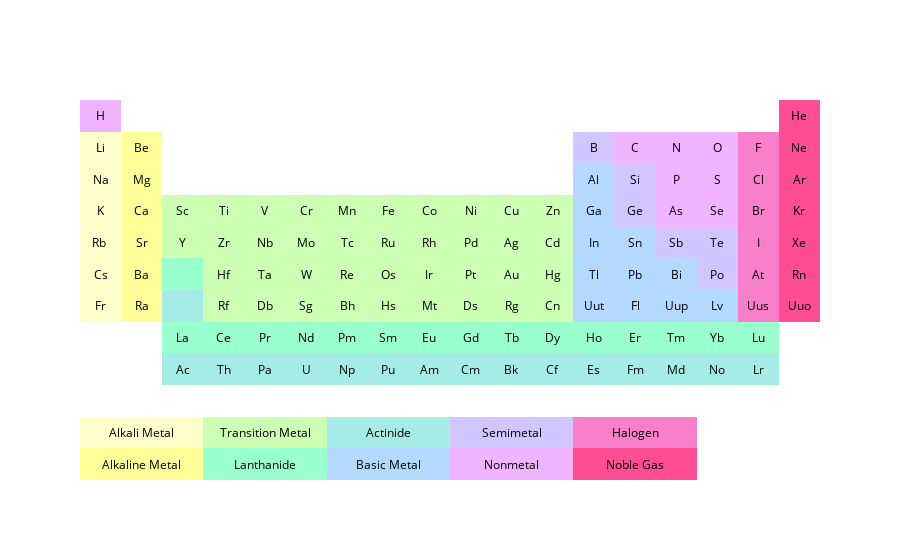

Source (notebook cell):
### Code cell
# Add Periodic Table Data
symbol = [['H', '', '', '', '', '', '', '', '', '', '', '', '', '', '', '', '', 'He'],
         ['Li', 'Be', '', '', '', '', '', '', '', '', '', '', 'B', 'C', 'N', 'O', 'F', 'Ne'],
         ['Na', 'Mg', '', '', '', '', '', '', '', '', '', '', 'Al', 'Si', 'P', 'S', 'Cl', 'Ar'],
         ['K', 'Ca', 'Sc', 'Ti', 'V', 'Cr', 'Mn', 'Fe', 'Co', 'Ni', 'Cu', 'Zn', 'Ga', 'Ge', 'As', 'Se', 'Br', 'Kr'],
         ['Rb ', 'Sr', 'Y', 'Zr', 'Nb', 'Mo', 'Tc', 'Ru', 'Rh', 'Pd', 'Ag', 'Cd', 'In', 'Sn', 'Sb', 'Te', 'I', 'Xe' ],
         ['Cs', 'Ba', '', 'Hf', 'Ta', 'W', 'Re', 'Os', 'Ir', 'Pt', 'Au', 'Hg', 'Tl', 'Pb', 'Bi', 'Po', 'At', 'Rn' ],
         ['Fr', 'Ra', '', 'Rf', 'Db', 'Sg', 'Bh', 'Hs', 'Mt', 'Ds', 'Rg', 'Cn', 'Uut', 'Fl', 'Uup', 'Lv', 'Uus', 'Uuo'],
         ['', '', 'La', 'Ce', 'Pr', 'Nd', 'Pm', 'Sm', 'Eu', 'Gd', 'Tb', 'Dy', 'Ho', 'Er', 'Tm', 'Yb', 'Lu', ''],
         ['', '', 'Ac', 'Th', 'Pa', 'U', 'Np', 'Pu', 'Am', 'Cm', 'Bk', 'Cf', 'Es', 'Fm', 'Md', 'No', 'Lr', '' ],
         ['', '', '', '', '', '', '', '', '', '', '', '', '', '', '', '', '', ''],
         ['', 'Alkali Metal', '', '', 'Transition Metal', '', '', 'Actinide', '', '', 'Semimetal', '', '', 'Halogen', '', '', '', ''],
         ['', 'Alkaline Metal', '', '', 'Lanthanide', '', '', 'Basic Metal', '', '', 'Nonmetal', '', '', 'Noble Gas', '', '', '', '']]

element = [['Hydrogen', '', '', '', '', '', '', '', '', '', '', '', '', '', '', '', '', 'Helium'],
           ['Lithium', 'Beryllium', '', '', '', '', '', '', '', '', '', '', 'Boron', 'Carbon', 'Nitrogen', 'Oxygen', 'Fluorine', 'Neon'],
           ['Sodium', 'Magnesium', '', '', '', '', '', '', '', '', '', '', 'Aluminium', 'Silicon', 'Phosphorus', 'Sulfur', 'Chlorine', ' Argon'],
           ['Potassium', ' Calcium', ' Scandium', ' Titanium', ' Vanadium', ' Chromium',  'Manganese', 'Iron', 'Cobalt', 'Nickel', 'Copper', 'Zinc', 'Gallium', 'Germanium', 'Arsenic', 'Selenium', 'Bromine', 'Krypton'],
           ['Rubidium', 'Strontium', 'Yttrium', 'Zirconium', 'Niobium', 'Molybdenum', 'Technetium', 'Ruthenium', 'Rhodium', 'Palladium', 'Silver', 'Cadmium', 'Indium', 'Tin', 'Antimony', 'Tellurium', 'Iodine', 'Xenon'],
           [' Cesium', ' Barium', '',  'Hafnium', 'Tantalum', 'Tungsten', 'Rhenium', 'Osmium', 'Iridium', 'Platinum', 'Gold', 'Mercury', 'Thallium', 'Lead', 'Bismuth', 'Polonium', 'Astatine', 'Radon'],
           [' Francium', ' Radium', '', 'Rutherfordium','Dubnium','Seaborgium','Bohrium','Hassium','Meitnerium','Darmstadtium','Roentgenium','Copernicium','Ununtrium','Ununquadium','Ununpentium','Ununhexium','Ununseptium','Ununoctium'],
           ['', '',  'Lanthanum', 'Cerium', 'Praseodymium', 'Neodymium', 'Promethium', 'Samarium', 'Europium', 'Gadolinium', 'Terbium', 'Dysprosium', 'Holmium', 'Erbium', 'Thulium', 'Ytterbium', 'Lutetium', ''],
           ['', '', 'Actinium', 'Thorium', 'Protactinium', 'Uranium', 'Neptunium', 'Plutonium', 'Americium', 'Curium', 'Berkelium', 'Californium', 'Einsteinium','Fermium' ,'Mendelevium', 'Nobelium', 'Lawrencium', '' ],
           ['', '', '', '', '', '', '', '', '', '', '', '', '', '', '', '', '', ''],
           ['', '', '', '', '', '', '', '', '', '', '', '', '', '', '', '', '', ''],
           ['', '', '', '', '', '', '', '', '', '', '', '', '', '', '', '', '', '']]

atomic_mass = [[ 1.00794, .0, .0, .0, .0, .0, .0, .0, .0, .0, .0, .0, .0, .0, .0, .0, .0,  4.002602],
     [ 6.941, 9.012182, .0, .0, .0, .0, .0, .0, .0, .0, .0, .0,  10.811, 12.0107, 14.0067, 15.9994, 18.9984032, 20.1797],
     [ 22.98976928, 24.3050, .0, .0, .0, .0, .0, .0, .0, .0, .0, .0,  26.9815386, 28.0855, 30.973762, 32.065, 35.453, 39.948],
     [ 39.0983, 40.078, 44.955912, 47.867, 50.9415, 51.9961, 54.938045, 55.845, 58.933195, 58.6934, 63.546, 65.38, 69.723, 72.64, 74.92160, 78.96, 79.904, 83.798],
     [ 85.4678, 87.62, 88.90585, 91.224, 92.90638, 95.96, 98, 101.07, 102.90550, 106.42, 107.8682, 112.411, 114.818, 118.710, 121.760, 127.60, 126.90447, 131.293],
     [ 132.9054519, 137.327, .0, 178.49, 180.94788, 183.84, 186.207, 190.23, 192.217, 195.084, 196.966569, 200.59, 204.3833, 207.2, 208.98040, 209, 210, 222],
     [223, 226, .0, 267, 268, 271, 272, 270, 276, 281, 280, 285, 284, 289, 288, 293, 'unknown', 294],
     [.0, .0, 138.90547, 140.116, 140.90765, 144.242, 145, 150.36, 151.964, 157.25, 158.92535, 162.500, 164.93032, 167.259, 168.93421, 173.054, 174.9668, .0],
     [.0, .0, 227, 232.03806, 231.03588, 238.02891, 237, 244, 243, 247, 247, 251, 252, 257, 258, 259, 262, .0],
     [.0, .0, .0, .0, .0, .0, .0, .0, .0, .0, .0, .0, .0, .0, .0, .0, .0, .0],
     [.0, .0, .0, .0, .0, .0, .0, .0, .0, .0, .0, .0, .0, .0, .0, .0, .0, .0],
     [.0, .0, .0, .0, .0, .0, .0, .0, .0, .0, .0, .0, .0, .0, .0, .0, .0, .0]]

z = [[.8, .0, .0, .0, .0, .0, .0, .0, .0, .0, .0, .0, .0, .0, .0, .0, .0, 1.],
     [.1, .2, .0, .0, .0, .0, .0, .0, .0, .0, .0, .0, .7, .8, .8, .8, .9, 1.],
     [.1, .2, .0, .0, .0, .0, .0, .0, .0, .0, .0, .0, .6, .7, .8, .8, .9, 1],
     [.1, .2, .3, .3, .3, .3, .3, .3, .3, .3, .3, .3, .6, .7, .8, .8, .9, 1.],
     [.1, .2, .3, .3, .3, .3, .3, .3, .3, .3, .3, .3, .6, .6, .7, .7, .9, 1.],
     [.1, .2, .4, .3, .3, .3, .3, .3, .3, .3, .3, .3, .6, .6, .6, .7, .9, 1.],
     [.1, .2, .5, .3, .3, .3, .3, .3, .3, .3, .3, .3, .6, .6, .6, .6, .9, 1.],
     [.0, .0, .4, .4, .4, .4, .4, .4, .4, .4, .4, .4, .4, .4, .4, .4, .4, .0],
     [.0, .0, .5, .5, .5, .5, .5, .5, .5, .5, .5, .5, .5, .5, .5, .5, .5, .0],
     [.0, .0, .0, .0, .0, .0, .0, .0, .0, .0, .0, .0, .0, .0, .0, .0, .0, .0],
     [.1, .1, .1, .3, .3, .3, .5, .5, .5, .7, .7, .7, .9, .9, .9, .0, .0, .0],
     [.2, .2, .2, .4, .4, .4, .6, .6, .6, .8, .8, .8, 1., 1., 1., .0, .0, .0]]

# Display element name and atomic mass on hover
hover=[]
for x in range(len(symbol)):
    hover.append([i + '<br>' + 'Atomic Mass: ' + str(j) 
                      for i, j in zip(element[x], atomic_mass[x])])

# Invert Matrices
symbol = symbol[::-1]
hover = hover[::-1]
z = z[::-1]

# Set Colorscale
colorscale=[[0.0, 'rgb(255,255,255)'], [.2, 'rgb(255, 255, 153)'],
            [.4, 'rgb(153, 255, 204)'], [.6, 'rgb(179, 217, 255)'],
            [.8, 'rgb(240, 179, 255)'],[1.0, 'rgb(255, 77, 148)']]

# Make Annotated Heatmap
fig = ff.create_annotated_heatmap(z, annotation_text=symbol, text=hover,
                                 colorscale=colorscale, font_colors=['black'], hoverinfo='text')
#fig.update_layout(title_text='Periodic Table')
plotly_plot(fig)

### Figure 1 — Plotly figure (JSON) as saved in the notebook; plotly's stock layout.template omitted (floating-point values rounded to 4 significant figures; data arrays with more than 128 entries replaced by an {"elided": "..."} marker saying what was removed)
{"data": [{"colorscale": [[0, "rgb(255,255,255)"], [0.2, "rgb(255, 255, 153)"], [0.4, "rgb(153, 255, 204)"], [0.6, "rgb(179, 217, 255)"], [0.8, "rgb(240, 179, 255)"], [1, "rgb(255, 77, 148)"]], "hoverinfo": "text", "reversescale": false, "showscale": false, "text": {"elided": "12x18 str values"}, "type": "heatmap", "uid": "8e41499e-6116-4e9a-b7da-ded0f22d65ab", "z": {"elided": "12x18 float values"}}], "layout": {"annotations": [{"font": {"color": "black"}, "showarrow": false, "text": "", "x": 0, "xref": "x", "y": 0, "yref": "y"}, {"font": {"color": "black"}, "showarrow": false, "text": "Alkaline Metal", "x": 1, "xref": "x", "y": 0, "yref": "y"}, {"font": {"color": "black"}, "showarrow": false, "text": "", "x": 2, "xref": "x", "y": 0, "yref": "y"}, {"font": {"color": "black"}, "showarrow": false, "text": "", "x": 3, "xref": "x", "y": 0, "yref": "y"}, {"font": {"color": "black"}, "showarrow": false, "text": "Lanthanide", "x": 4, "xref": "x", "y": 0, "yref": "y"}, {"font": {"color": "black"}, "showarrow": false, "text": "", "x": 5, "xref": "x", "y": 0, "yref": "y"}, {"font": {"color": "black"}, "showarrow": false, "text": "", "x": 6, "xref": "x", "y": 0, "yref": "y"}, {"font": {"color": "black"}, "showarrow": false, "text": "Basic Metal", "x": 7, "xref": "x", "y": 0, "yref": "y"}, {"font": {"color": "black"}, "showarrow": false, "text": "", "x": 8, "xref": "x", "y": 0, "yref": "y"}, {"font": {"color": "black"}, "showarrow": false, "text": "", "x": 9, "xref": "x", "y": 0, "yref": "y"}, {"font": {"color": "black"}, "showarrow": false, "text": "Nonmetal", "x": 10, "xref": "x", "y": 0, "yref": "y"}, {"font": {"color": "black"}, "showarrow": false, "text": "", "x": 11, "xref": "x", "y": 0, "yref": "y"}, {"font": {"color": "black"}, "showarrow": false, "text": "", "x": 12, "xref": "x", "y": 0, "yref": "y"}, {"font": {"color": "black"}, "showarrow": false, "text": "Noble Gas", "x": 13, "xref": "x", "y": 0, "yref": "y"}, {"font": {"color": "black"}, "showarrow": false, "text": "", "x": 14, "xref": "x", "y": 0, "yref": "y"}, {"font": {"color": "black"}, "showarrow": false, "text": "", "x": 15, "xref": "x", "y": 0, "yref": "y"}, {"font": {"color": "black"}, "showarrow": false, "text": "", "x": 16, "xref": "x", "y": 0, "yref": "y"}, {"font": {"color": "black"}, "showarrow": false, "text": "", "x": 17, "xref": "x", "y": 0, "yref": "y"}, {"font": {"color": "black"}, "showarrow": false, "text": "", "x": 0, "xref": "x", "y": 1, "yref": "y"}, {"font": {"color": "black"}, "showarrow": false, "text": "Alkali Metal", "x": 1, "xref": "x", "y": 1, "yref": "y"}, {"font": {"color": "black"}, "showarrow": false, "text": "", "x": 2, "xref": "x", "y": 1, "yref": "y"}, {"font": {"color": "black"}, "showarrow": false, "text": "", "x": 3, "xref": "x", "y": 1, "yref": "y"}, {"font": {"color": "black"}, "showarrow": false, "text": "Transition Metal", "x": 4, "xref": "x", "y": 1, "yref": "y"}, {"font": {"color": "black"}, "showarrow": false, "text": "", "x": 5, "xref": "x", "y": 1, "yref": "y"}, {"font": {"color": "black"}, "showarrow": false, "text": "", "x": 6, "xref": "x", "y": 1, "yref": "y"}, {"font": {"color": "black"}, "showarrow": false, "text": "Actinide", "x": 7, "xref": "x", "y": 1, "yref": "y"}, {"font": {"color": "black"}, "showarrow": false, "text": "", "x": 8, "xref": "x", "y": 1, "yref": "y"}, {"font": {"color": "black"}, "showarrow": false, "text": "", "x": 9, "xref": "x", "y": 1, "yref": "y"}, {"font": {"color": "black"}, "showarrow": false, "text": "Semimetal", "x": 10, "xref": "x", "y": 1, "yref": "y"}, {"font": {"color": "black"}, "showarrow": false, "text": "", "x": 11, "xref": "x", "y": 1, "yref": "y"}, {"font": {"color": "black"}, "showarrow": false, "text": "", "x": 12, "xref": "x", "y": 1, "yref": "y"}, {"font": {"color": "black"}, "showarrow": false, "text": "Halogen", "x": 13, "xref": "x", "y": 1, "yref": "y"}, {"font": {"color": "black"}, "showarrow": false, "text": "", "x": 14, "xref": "x", "y": 1, "yref": "y"}, {"font": {"color": "black"}, "showarrow": false, "text": "", "x": 15, "xref": "x", "y": 1, "yref": "y"}, {"font": {"color": "black"}, "showarrow": false, "text": "", "x": 16, "xref": "x", "y": 1, "yref": "y"}, {"font": {"color": "black"}, "showarrow": false, "text": "", "x": 17, "xref": "x", "y": 1, "yref": "y"}, {"font": {"color": "black"}, "showarrow": false, "text": "", "x": 0, "xref": "x", "y": 2, "yref": "y"}, {"font": {"color": "black"}, "showarrow": false, "text": "", "x": 1, "xref": "x", "y": 2, "yref": "y"}, {"font": {"color": "black"}, "showarrow": false, "text": "", "x": 2, "xref": "x", "y": 2, "yref": "y"}, {"font": {"color": "black"}, "showarrow": false, "text": "", "x": 3, "xref": "x", "y": 2, "yref": "y"}, {"font": {"color": "black"}, "showarrow": false, "text": "", "x": 4, "xref": "x", "y": 2, "yref": "y"}, {"font": {"color": "black"}, "showarrow": false, "text": "", "x": 5, "xref": "x", "y": 2, "yref": "y"}, {"font": {"color": "black"}, "showarrow": false, "text": "", "x": 6, "xref": "x", "y": 2, "yref": "y"}, {"font": {"color": "black"}, "showarrow": false, "text": "", "x": 7, "xref": "x", "y": 2, "yref": "y"}, {"font": {"color": "black"}, "showarrow": false, "text": "", "x": 8, "xref": "x", "y": 2, "yref": "y"}, {"font": {"color": "black"}, "showarrow": false, "text": "", "x": 9, "xref": "x", "y": 2, "yref": "y"}, {"font": {"color": "black"}, "showarrow": false, "text": "", "x": 10, "xref": "x", "y": 2, "yref": "y"}, {"font": {"color": "black"}, "showarrow": false, "text": "", "x": 11, "xref": "x", "y": 2, "yref": "y"}, {"font": {"color": "black"}, "showarrow": false, "text": "", "x": 12, "xref": "x", "y": 2, "yref": "y"}, {"font": {"color": "black"}, "showarrow": false, "text": "", "x": 13, "xref": "x", "y": 2, "yref": "y"}, {"font": {"color": "black"}, "showarrow": false, "text": "", "x": 14, "xref": "x", "y": 2, "yref": "y"}, {"font": {"color": "black"}, "showarrow": false, "text": "", "x": 15, "xref": "x", "y": 2, "yref": "y"}, {"font": {"color": "black"}, "showarrow": false, "text": "", "x": 16, "xref": "x", "y": 2, "yref": "y"}, {"font": {"color": "black"}, "showarrow": false, "text": "", "x": 17, "xref": "x", "y": 2, "yref": "y"}, {"font": {"color": "black"}, "showarrow": false, "text": "", "x": 0, "xref": "x", "y": 3, "yref": "y"}, {"font": {"color": "black"}, "showarrow": false, "text": "", "x": 1, "xref": "x", "y": 3, "yref": "y"}, {"font": {"color": "black"}, "showarrow": false, "text": "Ac", "x": 2, "xref": "x", "y": 3, "yref": "y"}, {"font": {"color": "black"}, "showarrow": false, "text": "Th", "x": 3, "xref": "x", "y": 3, "yref": "y"}, {"font": {"color": "black"}, "showarrow": false, "text": "Pa", "x": 4, "xref": "x", "y": 3, "yref": "y"}, {"font": {"color": "black"}, "showarrow": false, "text": "U", "x": 5, "xref": "x", "y": 3, "yref": "y"}, {"font": {"color": "black"}, "showarrow": false, "text": "Np", "x": 6, "xref": "x", "y": 3, "yref": "y"}, {"font": {"color": "black"}, "showarrow": false, "text": "Pu", "x": 7, "xref": "x", "y": 3, "yref": "y"}, {"font": {"color": "black"}, "showarrow": false, "text": "Am", "x": 8, "xref": "x", "y": 3, "yref": "y"}, {"font": {"color": "black"}, "showarrow": false, "text": "Cm", "x": 9, "xref": "x", "y": 3, "yref": "y"}, {"font": {"color": "black"}, "showarrow": false, "text": "Bk", "x": 10, "xref": "x", "y": 3, "yref": "y"}, {"font": {"color": "black"}, "showarrow": false, "text": "Cf", "x": 11, "xref": "x", "y": 3, "yref": "y"}, {"font": {"color": "black"}, "showarrow": false, "text": "Es", "x": 12, "xref": "x", "y": 3, "yref": "y"}, {"font": {"color": "black"}, "showarrow": false, "text": "Fm", "x": 13, "xref": "x", "y": 3, "yref": "y"}, {"font": {"color": "black"}, "showarrow": false, "text": "Md", "x": 14, "xref": "x", "y": 3, "yref": "y"}, {"font": {"color": "black"}, "showarrow": false, "text": "No", "x": 15, "xref": "x", "y": 3, "yref": "y"}, {"font": {"color": "black"}, "showarrow": false, "text": "Lr", "x": 16, "xref": "x", "y": 3, "yref": "y"}, {"font": {"color": "black"}, "showarrow": false, "text": "", "x": 17, "xref": "x", "y": 3, "yref": "y"}, {"font": {"color": "black"}, "showarrow": false, "text": "", "x": 0, "xref": "x", "y": 4, "yref": "y"}, {"font": {"color": "black"}, "showarrow": false, "text": "", "x": 1, "xref": "x", "y": 4, "yref": "y"}, {"font": {"color": "black"}, "showarrow": false, "text": "La", "x": 2, "xref": "x", "y": 4, "yref": "y"}, {"font": {"color": "black"}, "showarrow": false, "text": "Ce", "x": 3, "xref": "x", "y": 4, "yref": "y"}, {"font": {"color": "black"}, "showarrow": false, "text": "Pr", "x": 4, "xref": "x", "y": 4, "yref": "y"}, {"font": {"color": "black"}, "showarrow": false, "text": "Nd", "x": 5, "xref": "x", "y": 4, "yref": "y"}, {"font": {"color": "black"}, "showarrow": false, "text": "Pm", "x": 6, "xref": "x", "y": 4, "yref": "y"}, {"font": {"color": "black"}, "showarrow": false, "text": "Sm", "x": 7, "xref": "x", "y": 4, "yref": "y"}, {"font": {"color": "black"}, "showarrow": false, "text": "Eu", "x": 8, "xref": "x", "y": 4, "yref": "y"}, {"font": {"color": "black"}, "showarrow": false, "text": "Gd", "x": 9, "xref": "x", "y": 4, "yref": "y"}, {"font": {"color": "black"}, "showarrow": false, "text": "Tb", "x": 10, "xref": "x", "y": 4, "yref": "y"}, {"font": {"color": "black"}, "showarrow": false, "text": "Dy", "x": 11, "xref": "x", "y": 4, "yref": "y"}, {"font": {"color": "black"}, "showarrow": false, "text": "Ho", "x": 12, "xref": "x", "y": 4, "yref": "y"}, {"font": {"color": "black"}, "showarrow": false, "text": "Er", "x": 13, "xref": "x", "y": 4, "yref": "y"}, {"font": {"color": "black"}, "showarrow": false, "text": "Tm", "x": 14, "xref": "x", "y": 4, "yref": "y"}, {"font": {"color": "black"}, "showarrow": false, "text": "Yb", "x": 15, "xref": "x", "y": 4, "yref": "y"}, {"font": {"color": "black"}, "showarrow": false, "text": "Lu", "x": 16, "xref": "x", "y": 4, "yref": "y"}, {"font": {"color": "black"}, "showarrow": false, "text": "", "x": 17, "xref": "x", "y": 4, "yref": "y"}, {"font": {"color": "black"}, "showarrow": false, "text": "Fr", "x": 0, "xref": "x", "y": 5, "yref": "y"}, {"font": {"color": "black"}, "showarrow": false, "text": "Ra", "x": 1, "xref": "x", "y": 5, "yref": "y"}, {"font": {"color": "black"}, "showarrow": false, "text": "", "x": 2, "xref": "x", "y": 5, "yref": "y"}, {"font": {"color": "black"}, "showarrow": false, "text": "Rf", "x": 3, "xref": "x", "y": 5, "yref": "y"}, {"font": {"color": "black"}, "showarrow": false, "text": "Db", "x": 4, "xref": "x", "y": 5, "yref": "y"}, {"font": {"color": "black"}, "showarrow": false, "text": "Sg", "x": 5, "xref": "x", "y": 5, "yref": "y"}, {"font": {"color": "black"}, "showarrow": false, "text": "Bh", "x": 6, "xref": "x", "y": 5, "yref": "y"}, {"font": {"color": "black"}, "showarrow": false, "text": "Hs", "x": 7, "xref": "x", "y": 5, "yref": "y"}, {"font": {"color": "black"}, "showarrow": false, "text": "Mt", "x": 8, "xref": "x", "y": 5, "yref": "y"}, {"font": {"color": "black"}, "showarrow": false, "text": "Ds", "x": 9, "xref": "x", "y": 5, "yref": "y"}, {"font": {"color": "black"}, "showarrow": false, "text": "Rg", "x": 10, "xref": "x", "y": 5, "yref": "y"}, {"font": {"color": "black"}, "showarrow": false, "text": "Cn", "x": 11, "xref": "x", "y": 5, "yref": "y"}, {"font": {"color": "black"}, "showarrow": false, "text": "Uut", "x": 12, "xref": "x", "y": 5, "yref": "y"}, {"font": {"color": "black"}, "showarrow": false, "text": "Fl", "x": 13, "xref": "x", "y": 5, "yref": "y"}, {"font": {"color": "black"}, "showarrow": false, "text": "Uup", "x": 14, "xref": "x", "y": 5, "yref": "y"}, {"font": {"color": "black"}, "showarrow": false, "text": "Lv", "x": 15, "xref": "x", "y": 5, "yref": "y"}, {"font": {"color": "black"}, "showarrow": false, "text": "Uus", "x": 16, "xref": "x", "y": 5, "yref": "y"}, {"font": {"color": "black"}, "showarrow": false, "text": "Uuo", "x": 17, "xref": "x", "y": 5, "yref": "y"}, {"font": {"color": "black"}, "showarrow": false, "text": "Cs", "x": 0, "xref": "x", "y": 6, "yref": "y"}, {"font": {"color": "black"}, "showarrow": false, "text": "Ba", "x": 1, "xref": "x", "y": 6, "yref": "y"}, {"font": {"color": "black"}, "showarrow": false, "text": "", "x": 2, "xref": "x", "y": 6, "yref": "y"}, {"font": {"color": "black"}, "showarrow": false, "text": "Hf", "x": 3, "xref": "x", "y": 6, "yref": "y"}, {"font": {"color": "black"}, "showarrow": false, "text": "Ta", "x": 4, "xref": "x", "y": 6, "yref": "y"}, {"font": {"color": "black"}, "showarrow": false, "text": "W", "x": 5, "xref": "x", "y": 6, "yref": "y"}, {"font": {"color": "black"}, "showarrow": false, "text": "Re", "x": 6, "xref": "x", "y": 6, "yref": "y"}, {"font": {"color": "black"}, "showarrow": false, "text": "Os", "x": 7, "xref": "x", "y": 6, "yref": "y"}, {"font": {"color": "black"}, "showarrow": false, "text": "Ir", "x": 8, "xref": "x", "y": 6, "yref": "y"}, {"font": {"color": "black"}, "showarrow": false, "text": "Pt", "x": 9, "xref": "x", "y": 6, "yref": "y"}, {"font": {"color": "black"}, "showarrow": false, "text": "Au", "x": 10, "xref": "x", "y": 6, "yref": "y"}, {"font": {"color": "black"}, "showarrow": false, "text": "Hg", "x": 11, "xref": "x", "y": 6, "yref": "y"}, {"font": {"color": "black"}, "showarrow": false, "text": "Tl", "x": 12, "xref": "x", "y": 6, "yref": "y"}, {"font": {"color": "black"}, "showarrow": false, "text": "Pb", "x": 13, "xref": "x", "y": 6, "yref": "y"}, {"font": {"color": "black"}, "showarrow": false, "text": "Bi", "x": 14, "xref": "x", "y": 6, "yref": "y"}, {"font": {"color": "black"}, "showarrow": false, "text": "Po", "x": 15, "xref": "x", "y": 6, "yref": "y"}, {"font": {"color": "black"}, "showarrow": false, "text": "At", "x": 16, "xref": "x", "y": 6, "yref": "y"}, {"font": {"color": "black"}, "showarrow": false, "text": "Rn", "x": 17, "xref": "x", "y": 6, "yref": "y"}, {"font": {"color": "black"}, "showarrow": false, "text": "Rb ", "x": 0, "xref": "x", "y": 7, "yref": "y"}, {"font": {"color": "black"}, "showarrow": false, "text": "Sr", "x": 1, "xref": "x", "y": 7, "yref": "y"}, {"font": {"color": "black"}, "showarrow": false, "text": "Y", "x": 2, "xref": "x", "y": 7, "yref": "y"}, {"font": {"color": "black"}, "showarrow": false, "text": "Zr", "x": 3, "xref": "x", "y": 7, "yref": "y"}, {"font": {"color": "black"}, "showarrow": false, "text": "Nb", "x": 4, "xref": "x", "y": 7, "yref": "y"}, {"font": {"color": "black"}, "showarrow": false, "text": "Mo", "x": 5, "xref": "x", "y": 7, "yref": "y"}, {"font": {"color": "black"}, "showarrow": false, "text": "Tc", "x": 6, "xref": "x", "y": 7, "yref": "y"}, {"font": {"color": "black"}, "showarrow": false, "text": "Ru", "x": 7, "xref": "x", "y": 7, "yref": "y"}, {"font": {"color": "black"}, "showarrow": false, "text": "Rh", "x": 8, "xref": "x", "y": 7, "yref": "y"}, {"font": {"color": "black"}, "showarrow": false, "text": "Pd", "x": 9, "xref": "x", "y": 7, "yref": "y"}, {"font": {"color": "black"}, "showarrow": false, "text": "Ag", "x": 10, "xref": "x", "y": 7, "yref": "y"}, {"font": {"color": "black"}, "showarrow": false, "text": "Cd", "x": 11, "xref": "x", "y": 7, "yref": "y"}, {"font": {"color": "black"}, "showarrow": false, "text": "In", "x": 12, "xref": "x", "y": 7, "yref": "y"}, {"font": {"color": "black"}, "showarrow": false, "text": "Sn", "x": 13, "xref": "x", "y": 7, "yref": "y"}, {"font": {"color": "black"}, "showarrow": false, "text": "Sb", "x": 14, "xref": "x", "y": 7, "yref": "y"}, {"font": {"color": "black"}, "showarrow": false, "text": "Te", "x": 15, "xref": "x", "y": 7, "yref": "y"}, {"font": {"color": "black"}, "showarrow": false, "text": "I", "x": 16, "xref": "x", "y": 7, "yref": "y"}, {"font": {"color": "black"}, "showarrow": false, "text": "Xe", "x": 17, "xref": "x", "y": 7, "yref": "y"}, {"font": {"color": "black"}, "showarrow": false, "text": "K", "x": 0, "xref": "x", "y": 8, "yref": "y"}, {"font": {"color": "black"}, "showarrow": false, "text": "Ca", "x": 1, "xref": "x", "y": 8, "yref": "y"}, {"font": {"color": "black"}, "showarrow": false, "text": "Sc", "x": 2, "xref": "x", "y": 8, "yref": "y"}, {"font": {"color": "black"}, "showarrow": false, "text": "Ti", "x": 3, "xref": "x", "y": 8, "yref": "y"}, {"font": {"color": "black"}, "showarrow": false, "text": "V", "x": 4, "xref": "x", "y": 8, "yref": "y"}, {"font": {"color": "black"}, "showarrow": false, "text": "Cr", "x": 5, "xref": "x", "y": 8, "yref": "y"}, {"font": {"color": "black"}, "showarrow": false, "text": "Mn", "x": 6, "xref": "x", "y": 8, "yref": "y"}, {"font": {"color": "black"}, "showarrow": false, "text": "Fe", "x": 7, "xref": "x", "y": 8, "yref": "y"}, {"font": {"color": "black"}, "showarrow": false, "text": "Co", "x": 8, "xref": "x", "y": 8, "yref": "y"}, {"font": {"color": "black"}, "showarrow": false, "text": "Ni", "x": 9, "xref": "x", "y": 8, "yref": "y"}, {"font": {"color": "black"}, "showarrow": false, "text": "Cu", "x": 10, "xref": "x", "y": 8, "yref": "y"}, {"font": {"color": "black"}, "showarrow": false, "text": "Zn", "x": 11, "xref": "x", "y": 8, "yref": "y"}, {"font": {"color": "black"}, "showarrow": false, "text": "Ga", "x": 12, "xref": "x", "y": 8, "yref": "y"}, {"font": {"color": "black"}, "showarrow": false, "text": "Ge", "x": 13, "xref": "x", "y": 8, "yref": "y"}, {"font": {"color": "black"}, "showarrow": false, "text": "As", "x": 14, "xref": "x", "y": 8, "yref": "y"}, {"font": {"color": "black"}, "showarrow": false, "text": "Se", "x": 15, "xref": "x", "y": 8, "yref": "y"}, {"font": {"color": "black"}, "showarrow": false, "text": "Br", "x": 16, "xref": "x", "y": 8, "yref": "y"}, {"font": {"color": "black"}, "showarrow": false, "text": "Kr", "x": 17, "xref": "x", "y": 8, "yref": "y"}, {"font": {"color": "black"}, "showarrow": false, "text": "Na", "x": 0, "xref": "x", "y": 9, "yref": "y"}, {"font": {"color": "black"}, "showarrow": false, "text": "Mg", "x": 1, "xref": "x", "y": 9, "yref": "y"}, {"font": {"color": "black"}, "showarrow": false, "text": "", "x": 2, "xref": "x", "y": 9, "yref": "y"}, {"font": {"color": "black"}, "showarrow": false, "text": "", "x": 3, "xref": "x", "y": 9, "yref": "y"}, {"font": {"color": "black"}, "showarrow": false, "text": "", "x": 4, "xref": "x", "y": 9, "yref": "y"}, {"font": {"color": "black"}, "showarrow": false, "text": "", "x": 5, "xref": "x", "y": 9, "yref": "y"}, {"font": {"color": "black"}, "showarrow": false, "text": "", "x": 6, "xref": "x", "y": 9, "yref": "y"}, {"font": {"color": "black"}, "showarrow": false, "text": "", "x": 7, "xref": "x", "y": 9, "yref": "y"}, {"font": {"color": "black"}, "showarrow": false, "text": "", "x": 8, "xref": "x", "y": 9, "yref": "y"}, {"font": {"color": "black"}, "showarrow": false, "text": "", "x": 9, "xref": "x", "y": 9, "yref": "y"}, {"font": {"color": "black"}, "showarrow": false, "text": "", "x": 10, "xref": "x", "y": 9, "yref": "y"}, {"font": {"color": "black"}, "showarrow": false, "text": "", "x": 11, "xref": "x", "y": 9, "yref": "y"}, {"font": {"color": "black"}, "showarrow": false, "text": "Al", "x": 12, "xref": "x", "y": 9, "yref": "y"}, {"font": {"color": "black"}, "showarrow": false, "text": "Si", "x": 13, "xref": "x", "y": 9, "yref": "y"}, {"font": {"color": "black"}, "showarrow": false, "text": "P", "x": 14, "xref": "x", "y": 9, "yref": "y"}, {"font": {"color": "black"}, "showarrow": false, "text": "S", "x": 15, "xref": "x", "y": 9, "yref": "y"}, {"font": {"color": "black"}, "showarrow": false, "text": "Cl", "x": 16, "xref": "x", "y": 9, "yref": "y"}, {"font": {"color": "black"}, "showarrow": false, "text": "Ar", "x": 17, "xref": "x", "y": 9, "yref": "y"}, {"font": {"color": "black"}, "showarrow": false, "text": "Li", "x": 0, "xref": "x", "y": 10, "yref": "y"}, {"font": {"color": "black"}, "showarrow": false, "text": "Be", "x": 1, "xref": "x", "y": 10, "yref": "y"}, {"font": {"color": "black"}, "showarrow": false, "text": "", "x": 2, "xref": "x", "y": 10, "yref": "y"}, {"font": {"color": "black"}, "showarrow": false, "text": "", "x": 3, "xref": "x", "y": 10, "yref": "y"}, {"font": {"color": "black"}, "showarrow": false, "text": "", "x": 4, "xref": "x", "y": 10, "yref": "y"}, {"font": {"color": "black"}, "showarrow": false, "text": "", "x": 5, "xref": "x", "y": 10, "yref": "y"}, {"font": {"color": "black"}, "showarrow": false, "text": "", "x": 6, "xref": "x", "y": 10, "yref": "y"}, {"font": {"color": "black"}, "showarrow": false, "text": "", "x": 7, "xref": "x", "y": 10, "yref": "y"}, {"font": {"color": "black"}, "showarrow": false, "text": "", "x": 8, "xref": "x", "y": 10, "yref": "y"}, {"font": {"color": "black"}, "showarrow": false, "text": "", "x": 9, "xref": "x", "y": 10, "yref": "y"}, {"font": {"color": "black"}, "showarrow": false, "text": "", "x": 10, "xref": "x", "y": 10, "yref": "y"}, {"font": {"color": "black"}, "showarrow": false, "text": "", "x": 11, "xref": "x", "y": 10, "yref": "y"}, {"font": {"color": "black"}, "showarrow": false, "text": "B", "x": 12, "xref": "x", "y": 10, "yref": "y"}, {"font": {"color": "black"}, "showarrow": false, "text": "C", "x": 13, "xref": "x", "y": 10, "yref": "y"}, {"font": {"color": "black"}, "showarrow": false, "text": "N", "x": 14, "xref": "x", "y": 10, "yref": "y"}, {"font": {"color": "black"}, "showarrow": false, "text": "O", "x": 15, "xref": "x", "y": 10, "yref": "y"}, {"font": {"color": "black"}, "showarrow": false, "text": "F", "x": 16, "xref": "x", "y": 10, "yref": "y"}, {"font": {"color": "black"}, "showarrow": false, "text": "Ne", "x": 17, "xref": "x", "y": 10, "yref": "y"}, {"font": {"color": "black"}, "showarrow": false, "text": "H", "x": 0, "xref": "x", "y": 11, "yref": "y"}, {"font": {"color": "black"}, "showarrow": false, "text": "", "x": 1, "xref": "x", "y": 11, "yref": "y"}, {"font": {"color": "black"}, "showarrow": false, "text": "", "x": 2, "xref": "x", "y": 11, "yref": "y"}, {"font": {"color": "black"}, "showarrow": false, "text": "", "x": 3, "xref": "x", "y": 11, "yref": "y"}, {"font": {"color": "black"}, "showarrow": false, "text": "", "x": 4, "xref": "x", "y": 11, "yref": "y"}, {"font": {"color": "black"}, "showarrow": false, "text": "", "x": 5, "xref": "x", "y": 11, "yref": "y"}, {"font": {"color": "black"}, "showarrow": false, "text": "", "x": 6, "xref": "x", "y": 11, "yref": "y"}, {"font": {"color": "black"}, "showarrow": false, "text": "", "x": 7, "xref": "x", "y": 11, "yref": "y"}, {"font": {"color": "black"}, "showarrow": false, "text": "", "x": 8, "xref": "x", "y": 11, "yref": "y"}, {"font": {"color": "black"}, "showarrow": false, "text": "", "x": 9, "xref": "x", "y": 11, "yref": "y"}, {"font": {"color": "black"}, "showarrow": false, "text": "", "x": 10, "xref": "x", "y": 11, "yref": "y"}, {"font": {"color": "black"}, "showarrow": false, "text": "", "x": 11, "xref": "x", "y": 11, "yref": "y"}, {"font": {"color": "black"}, "showarrow": false, "text": "", "x": 12, "xref": "x", "y": 11, "yref": "y"}, {"font": {"color": "black"}, "showarrow": false, "text": "", "x": 13, "xref": "x", "y": 11, "yref": "y"}, {"font": {"color": "black"}, "showarrow": false, "text": "", "x": 14, "xref": "x", "y": 11, "yref": "y"}, {"font": {"color": "black"}, "showarrow": false, "text": "", "x": 15, "xref": "x", "y": 11, "yref": "y"}, {"font": {"color": "black"}, "showarrow": false, "text": "", "x": 16, "xref": "x", "y": 11, "yref": "y"}, {"font": {"color": "black"}, "showarrow": false, "text": "He", "x": 17, "xref": "x", "y": 11, "yref": "y"}], "xaxis": {"gridcolor": "rgb(0, 0, 0)", "showticklabels": false, "side": "top", "ticks": ""}, "yaxis": {"showticklabels": false, "ticks": "", "ticksuffix": "  "}}}
